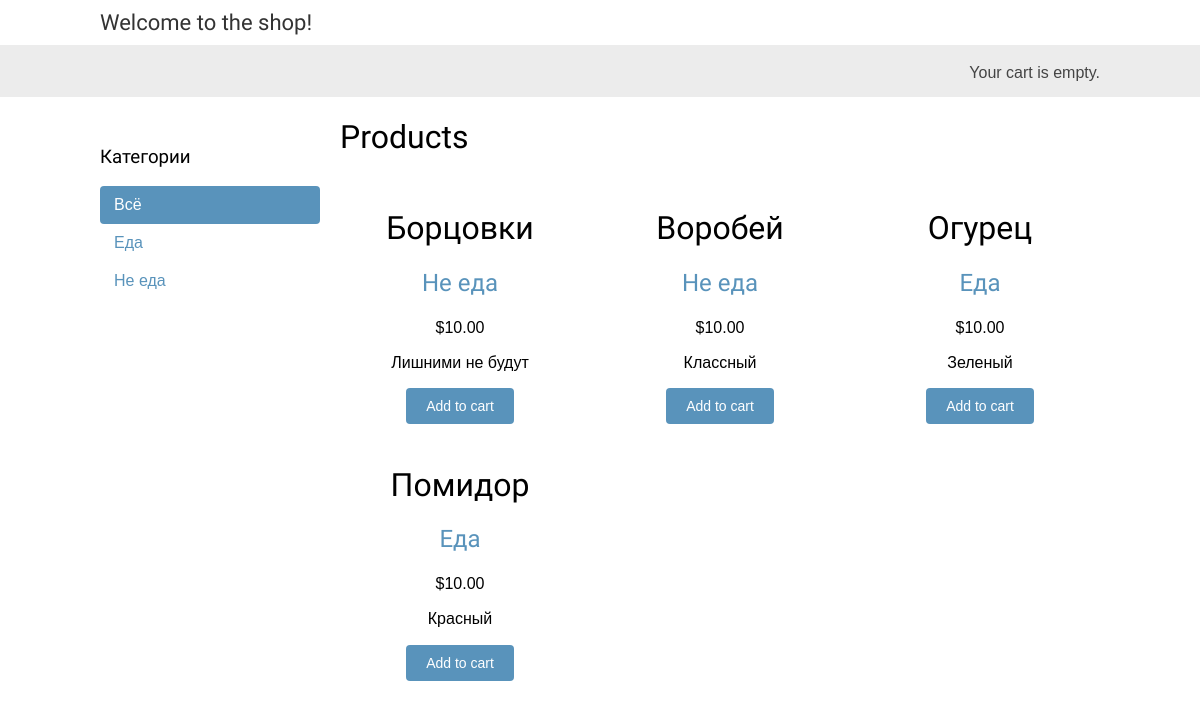
The page / on the database its author committed.
### shop/models.py (models this page shows, shortened)
class Category(models.Model):
    name = models.CharField(max_length=200, db_index=True)
    slug = models.SlugField(max_length=200, db_index=True, unique=True)
    class Meta:
        ordering = ('name',)
        verbose_name = 'Категория'
        verbose_name_plural = 'Категории'
    def __str__(self):
        return self.name
    def get_absolute_url(self):
        return reverse('shop:product_list_by_category',
                       args=[self.slug])

class Product(models.Model):
    category = models.ForeignKey(Category, related_name='products', on_delete=models.CASCADE)
    name = models.CharField(max_length=200, db_index=True)
    slug = models.SlugField(max_length=200, db_index=True)
    image = models.ImageField(upload_to='products/%Y/%m/%d', blank=True)
    description = models.TextField(blank=True)
    price = models.DecimalField(max_digits=10, decimal_places=2)
    available = models.BooleanField(default=True)
    created = models.DateTimeField(auto_now_add=True)
    updated = models.DateTimeField(auto_now=True)
    class Meta:
        ordering = ('name',)
        index_together = (('id', 'slug'),)

### shop/views.py (the view)
# urls.py: url(r'^$', views.product_list, name='product_list'),
def product_list(request, category_slug=None):
    category = None
    categories = Category.objects.all()
    products = Product.objects.filter(available=True)
    if category_slug:
        category = get_object_or_404(Category, slug=category_slug)
        products = products.filter(category=category)
    return render(request,
                  'shop/product/list.html',
                  {'category': category,
                   'categories': categories,
                   'products': products})

### cart/cart.py (called while the page is built)
    def __len__(self):
        return sum(item['quantity'] for item in self.cart.values())

### cart/context_processors.py (called while the page is built)
def cart(request):
    return {'cart': Cart(request)}

### shop/templates/shop/product/list.html (shortened to what this page needs)
{% extends "shop/base.html" %}
{% load static %}
{% block content %}
    <div id="sidebar">
        <h3>Категории</h3>
        <ul>
            <li {% if not category %}class="selected"{% endif %}>
                <a href="{% url "shop:product_list" %}">Всё</a>
            </li>
            {% for c in categories %}
                <li {% if category.slug == c.slug %}class="selected"{% endif %}>
                    <a href="{{ c.get_absolute_url }}">{{ c.name }}</a>
                </li>
            {% endfor %}
        </ul>
    </div>
    <div id="main" class="product-list">
        <h1>{% if category %}{{ category.name }}{% else %}Products{% endif %}</h1>
        {% for product in products %}
            <div class="item">
        <h1>{{ product.name }}</h1>
        <h2><a href="{{ product.category.get_absolute_url }}">{{ product.category }}</a></h2>
        <p class="price">${{ product.price }}</p>
        {{ product.description|linebreaks }}
<form action="{% url "cart:cart_add" product.id %}" method="post">
    <input type="submit" value="Add to cart">
</form>
            </div>
        {% endfor %}
    </div>
{% endblock %}

### shop/static/css/base.css (style rules this page uses)
body { margin:0; padding:0; font-family:helvetica, sans-serif; }
h1, h2, h3, h4, h5 , h6 { font-family: 'Ubuntu', sans-serif; font-weight:normal; }
a { text-decoration:none; color:#5993bb; }
a.button, input[type="submit"] { color:#fff; background:#5993bb; border-radius:4px; padding:10px 20px; font-size:14px; border:0; }
#sidebar { width:220px; padding:30px 20px 0 0; float:left; }
#sidebar ul { margin:0; padding:0; }
#sidebar ul li { margin:0; list-style:none; padding:10px 14px; }
#sidebar ul li a { display:block; }
#sidebar ul li.selected { background:#5993bb; border-radius:4px; }
#sidebar ul li.selected a { color:#fff; }
#main { float:left; width: 96%; margin-right:-220px; overflow:hidden; }
.product-list .item { width:25%; padding:10px 20px 10px 0; float:left; text-align:center; line-height:1.2; }

### rows shown on the page
Category: name "Еда"
Category: name "Не еда"
Product: name "Борцовки", category "Не еда", price "10.00", description "Лишними не будут"
Product: name "Воробей", category "Не еда", price "10.00", description "Классный"
Product: name "Огурец", category "Еда", price "10.00", description "Зеленый"
Product: name "Помидор", category "Еда", price "10.00", description "Красный"
